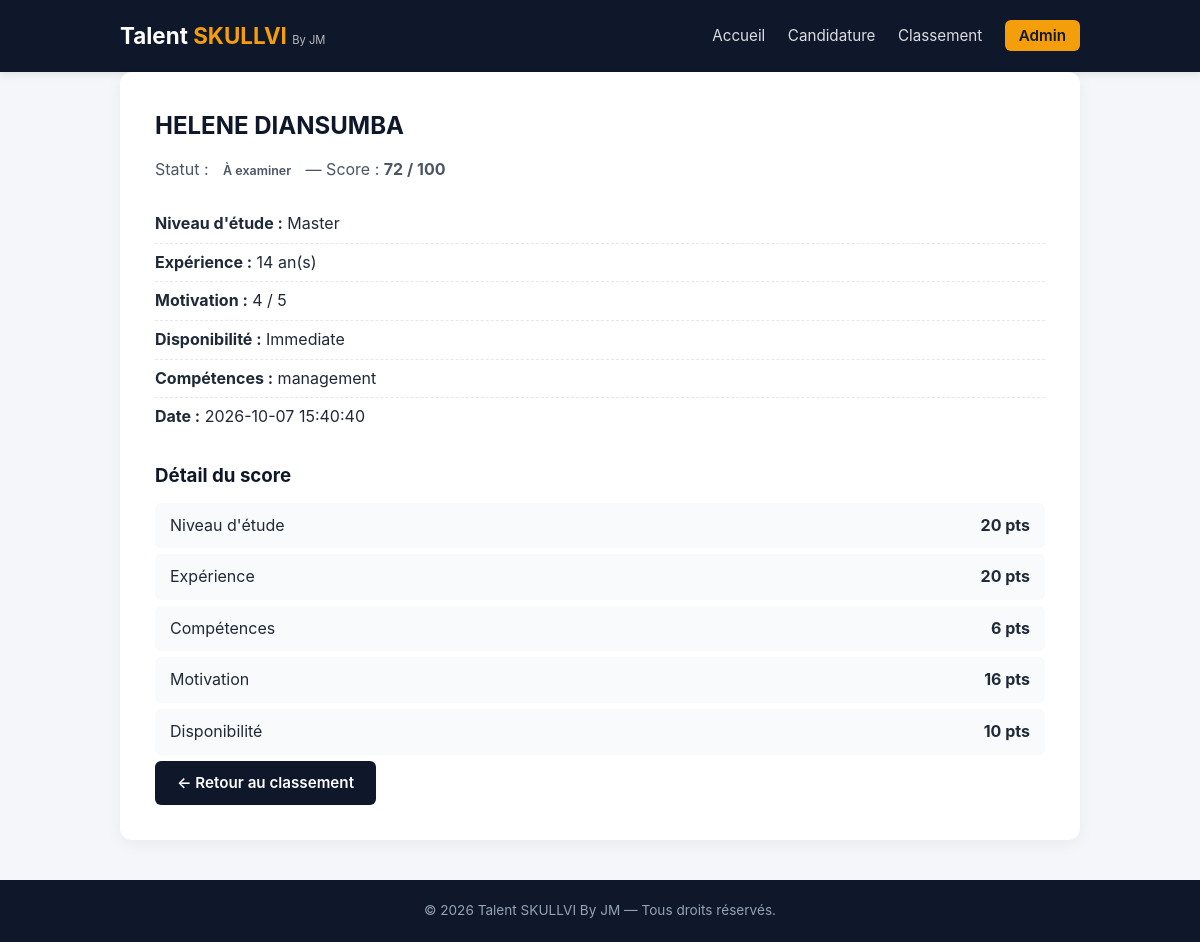
The app's page /details.php?id=2 with its own data.
### tables this page shows
CREATE TABLE `candidats` (
  `id` int(11) NOT NULL,
  `nom` varchar(100) NOT NULL,
  `prenom` varchar(100) NOT NULL,
  `email` varchar(150) NOT NULL,
  `telephone` varchar(30) DEFAULT NULL,
  `niveau_etude` enum('secondaire','licence','master') NOT NULL,
  `experience` int(10) UNSIGNED DEFAULT 0,
  `competences` text NOT NULL,
  `motivation` tinyint(3) UNSIGNED NOT NULL,
  `disponibilite` enum('immediate','partielle','non_disponible') NOT NULL,
  `score` int(10) UNSIGNED DEFAULT 0,
  `statut` enum('Prioritaire','À examiner','Faible priorité') DEFAULT 'À examiner',
  `date_candidature` timestamp NOT NULL DEFAULT current_timestamp()
);

### database.php (called while the page is built, shortened)
<?php
function statut_to_class(string $statut): string
{
    $s = strtolower($statut);
    $s = str_replace(
        ['à','â','ä','é','è','ê','ë','î','ï','ô','ö','ù','û','ü','ç',' '],
        ['a','a','a','e','e','e','e','i','i','o','o','u','u','u','c','-'],
        $s
    );
    return preg_replace('/[^a-z0-9\-]/', '', $s);
}

### details.php (the view, shortened to what this page needs)
<?php
require_once __DIR__ . '/config/database.php';
$id = (int) ($_GET['id'] ?? 0);
$stmt = $pdo->prepare("SELECT * FROM candidats WHERE id = ?");
$stmt->execute([$id]);
$c = $stmt->fetch();
$points = [
    "Niveau d'étude" => match ($c['niveau_etude']) {
        'secondaire' => 10, 'licence' => 15, 'master' => 20, default => 0
    },
    'Expérience'    => min((int)$c['experience'] * 4, 20),
    'Compétences'   => min(count(array_filter(array_map('trim', explode(',', $c['competences'])))) * 6, 30),
    'Motivation'    => (int)$c['motivation'] * 4,
    'Disponibilité' => match ($c['disponibilite']) {
        'immediate' => 10, 'partielle' => 5, default => 0
    },
];
?>
<!DOCTYPE html>
<html lang="fr">
<head>
    <link rel="stylesheet" href="assets/css/style.css">
</head>
<body>
<header class="site-header">
    <div class="container">
        <h1 class="logo">Talent <span>SKULLVI</span> <small>By JM</small></h1>
        <nav>
            <a href="index.php">Accueil</a>
            <a href="candidature.php">Candidature</a>
            <a href="classement.php">Classement</a>
            <a href="login.php" class="nav-admin">Admin</a>
        </nav>
    </div>
</header>
<main class="container">
    <div class="fiche">
        <h2><?= htmlspecialchars($c['prenom'] . ' ' . $c['nom']) ?></h2>
        <p class="statut-line">
            Statut :
            <span class="badge badge-<?= statut_to_class($c['statut']) ?>">
                <?= htmlspecialchars($c['statut']) ?>
            </span>
            — Score : <strong><?= (int)$c['score'] ?> / 100</strong>
        </p>
        <div class="infos">
            <p><strong>Niveau d'étude :</strong> <?= htmlspecialchars(ucfirst($c['niveau_etude'])) ?></p>
            <p><strong>Expérience :</strong> <?= (int)$c['experience'] ?> an(s)</p>
            <p><strong>Motivation :</strong> <?= (int)$c['motivation'] ?> / 5</p>
            <p><strong>Disponibilité :</strong> <?= htmlspecialchars(str_replace('_', ' ', ucfirst($c['disponibilite']))) ?></p>
            <p><strong>Compétences :</strong> <?= htmlspecialchars($c['competences']) ?></p>
            <p><strong>Date :</strong> <?= htmlspecialchars($c['date_candidature']) ?></p>
        </div>
        <h3>Détail du score</h3>
        <ul class="score-detail">
            <?php foreach ($points as $label => $val): ?>
                <li><span><?= htmlspecialchars($label) ?></span><strong><?= $val ?> pts</strong></li>
            <?php endforeach; ?>
        </ul>
        <a href="classement.php" class="btn btn-secondary">← Retour au classement</a>
    </div>
</main>
<footer class="site-footer">
    <div class="container">
        <p>&copy; <?= date('Y') ?> Talent SKULLVI By JM — Tous droits réservés.</p>
    </div>
</footer>
</body>
</html>

### style.css (style rules this page uses)
* { box-sizing: border-box; margin: 0; padding: 0; }
body { font-family: -apple-system, BlinkMacSystemFont, "Segoe UI", Roboto, sans-serif; background: #f4f6f9; color: #1f2937; line-height: 1.6; }
.container { max-width: 1000px; margin: 0 auto; padding: 0 20px; }
.site-header { background: #0f172a; color: #fff; padding: 18px 0; box-shadow: 0 2px 8px rgba(0,0,0,0.1); }
.site-header .container { display: flex; justify-content: space-between; align-items: center; flex-wrap: wrap; gap: 12px; }
.logo { font-size: 1.4rem; font-weight: 700; }
.logo span { color: #f59e0b; }
.logo small { font-size: 0.7rem; opacity: 0.7; font-weight: 400; }
.site-header nav a { color: #fff; text-decoration: none; margin-left: 18px; font-size: 0.95rem; opacity: 0.85; transition: opacity 0.2s; }
.site-header nav a.nav-admin { background: #f59e0b; color: #0f172a !important; padding: 6px 14px; border-radius: 6px; opacity: 1 !important; font-weight: 600; }
main { padding: 40px 20px; }
h2 { margin-bottom: 20px; color: #0f172a; }
h3 { margin: 25px 0 12px; color: #0f172a; }
.btn { display: inline-block; padding: 10px 22px; border-radius: 6px; font-weight: 600; text-decoration: none; border: none; cursor: pointer; font-size: 0.95rem; transition: transform 0.1s, background 0.2s; }
.btn-secondary { background: #0f172a; color: #fff; }
.badge { display: inline-block; padding: 4px 10px; border-radius: 20px; font-size: 0.78rem; font-weight: 600; }
.fiche { background: #fff; padding: 35px; border-radius: 12px; box-shadow: 0 4px 16px rgba(0,0,0,0.05); }
.fiche h2 { margin-bottom: 12px; }
.statut-line { margin-bottom: 20px; color: #4b5563; }
.infos p { padding: 6px 0; border-bottom: 1px dashed #e5e7eb; }
.infos p:last-child { border-bottom: none; }
.score-detail { list-style: none; margin-top: 10px; }
.score-detail li { display: flex; justify-content: space-between; padding: 10px 15px; background: #f9fafb; border-radius: 6px; margin-bottom: 6px; }
.site-footer { background: #0f172a; color: #94a3b8; padding: 20px 0; text-align: center; font-size: 0.85rem; margin-top: 40px; }

### records on screen
candidats: prenom+nom "HELENE DIANSUMBA", statut "À examiner", score "72", niveau_etude "Master", experience "14", motivation "4", disponibilite "Immediate", competences "management", date_candidature "2026-10-07 15:40:40"

### other values on screen
$label "Niveau d'étude"
$val "20"
$label "Expérience"
$label "Compétences"
$val "6"
$label "Motivation"
$val "16"
$label "Disponibilité"
$val "10"
